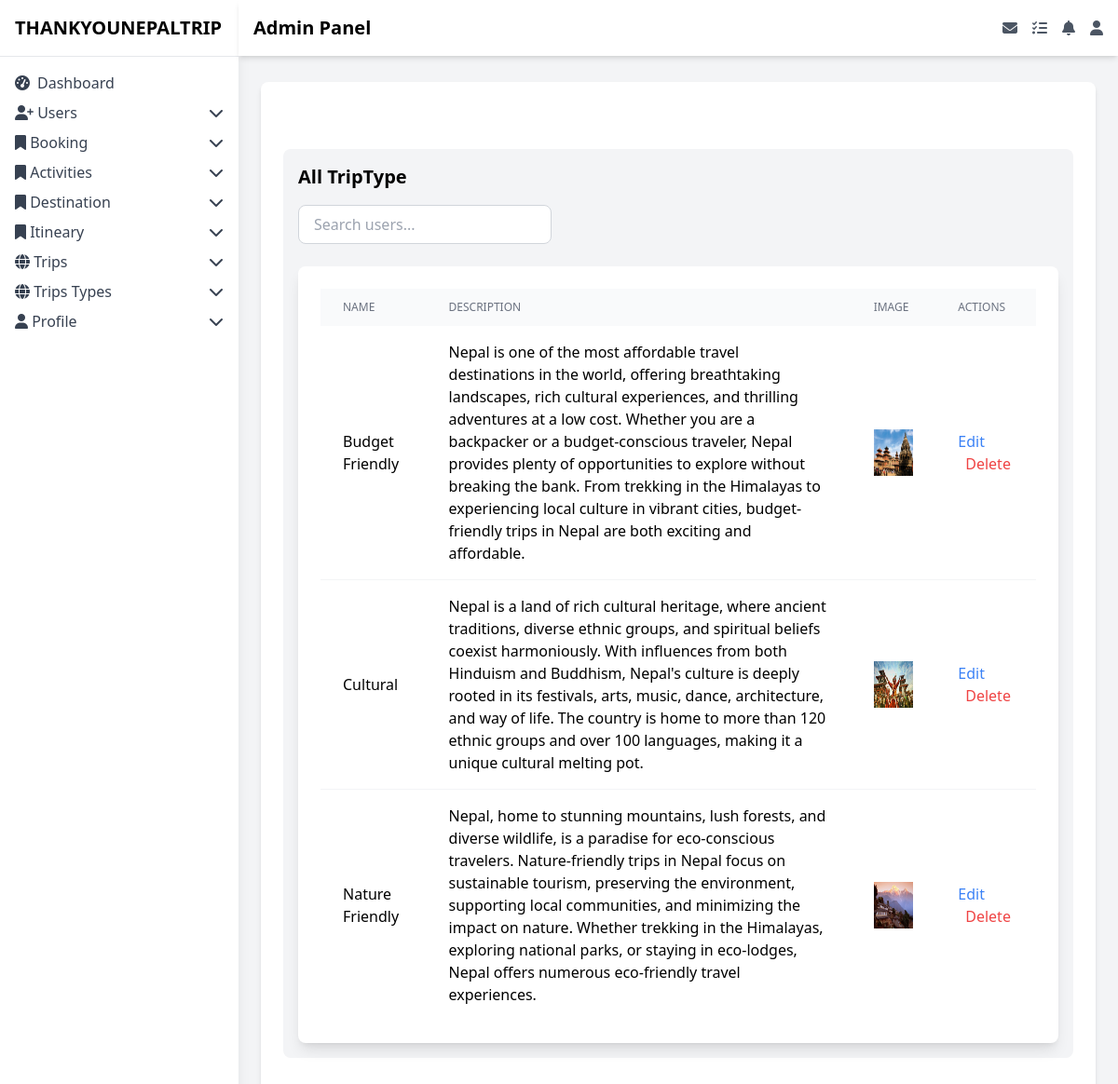
The app's page /admin/alltriptype.php with its own data.
### tables this page shows
CREATE TABLE `triptypes` (
  `triptype` varchar(20) NOT NULL,
  `description` text DEFAULT NULL,
  `main_image` varchar(255) DEFAULT NULL
);

### admin/alltriptype.php (the view, shortened to what this page needs)
<?php
require '../connection.php';
$stmt = $conn->prepare("SELECT * FROM triptypes");
$stmt->execute();
$result = $stmt->get_result();
?><!DOCTYPE html>
<html lang="en">
<head>
    <script src="https://cdn.tailwindcss.com"></script>
    <link href="https://cdnjs.cloudflare.com/ajax/libs/font-awesome/6.5.1/css/all.min.css" rel="stylesheet">
</head>
<body class="bg-gray-100 font-sans leading-normal tracking-normal">
    <div class="flex h-screen">
        <?php
        include("frontend/asidebar.php");
        ?>
        <div class="ml-64 p-6 w-[84%] mx-auto mt-16">
            <div class="bg-white shadow-md rounded-lg p-6">
                <h1 class="text-2xl font-bold mb-4"><br></h1>
                <div class="bg-gray-100 p-4 rounded-lg mb-6">
                    <h2 class="text-xl font-semibold mb-4">All TripType</h2>
                    <form>
                        <div class="mt-4 mb-6">
                            <input type="text" id="searchInput" placeholder="Search users..."
                                class="w-full md:w-1/3 px-4 py-2 border border-gray-300 rounded-lg focus:outline-none focus:ring-2 focus:ring-green-500">
                        </div>
                        <div class="bg-white p-6 rounded-lg shadow-lg overflow-x-auto">
                            <table class="min-w-full" id="userTable">
                                <thead>
                                    <tr class="bg-gray-50">
                                        <th class="px-6 py-3 text-left text-xs font-medium text-gray-500 uppercase">
                                            Name</th>
                                        <th class="px-6 py-3 text-left text-xs font-medium text-gray-500 uppercase">
                                            Description</th>
                                        <th class="px-6 py-3 text-left text-xs font-medium text-gray-500 uppercase">
                                            Image</th>
                                        <th class="px-6 py-3 text-left text-xs font-medium text-gray-500 uppercase">
                                            Actions</th>
                                    </tr>
                                </thead>
                                <tbody class="divide-y divide-gray-100">
                                    <?php
                                    if ($result->num_rows > 0) {
                                        while ($triptype = $result->fetch_assoc()) {
                                            ?>
                                            <tr>
                                                <td class="px-6 py-4"><?php echo $triptype["triptype"]; ?></td>
                                                <td class="px-6 py-4"><?php echo $triptype["description"]; ?></td>
                                                <td class="px-6 py-4"><img src="<?php echo "../" . $triptype["main_image"]; ?>"
                                                        alt="activity" style="height: 50px; width: 90px;"></td>
                                                <td class="px-6 py-4">
                                                    <button class="text-blue-500 hover:text-blue-700">Edit</button>
                                                    <button
                                                        class="text-red-500 hover:text-red-700 ml-2 delete-btn">Delete</button>
                                                </td>
                                            </tr>
                                        <?php }
                                    }
                                    ?>
                                </tbody>
                            </table>
                        </div>
                    </form>
                </div>
            </div>
        </div>
    </div>
</body>
</html>

### admin/frontend/asidebar.php (shortened to what this page needs)
<aside class="bg-white w-64 shadow-lg fixed h-full overflow-y-auto">
    <div class="p-4 border-b">
        <h1 class="text-xl font-bold">THANKYOUNEPALTRIP</h1>
    </div>
    <nav class="p-4">
        <ul>
            <li class="mb-2">
                <a class="flex items-center text-gray-700 hover:text-blue-500" href="dashboard">
                    <i class="fas fa-tachometer-alt mr-2"></i> Dashboard
                </a>
            </li>
            <li class="mb-2">
                <a class="flex items-center justify-between text-gray-700 hover:text-blue-500 dropdown-toggle" href="#">
                    <span><i class="fa-solid fa-user-plus"></i> Users</span>
                    <i class="fas fa-chevron-down"></i>
                </a>
            </li>
            <li class="mb-2">
                <a class="flex items-center justify-between text-gray-700 hover:text-blue-500 dropdown-toggle" href="#">
                    <span><i class="fa-solid fa-bookmark"></i> Booking</span>
                    <i class="fas fa-chevron-down"></i>
                </a>
            </li>
            <li class="mb-2">
                <a class="flex items-center justify-between text-gray-700 hover:text-blue-500 dropdown-toggle" href="#">
                    <span><i class="fa-solid fa-bookmark"></i> Activities</span>
                    <i class="fas fa-chevron-down"></i>
                </a>
            </li>
            <li class="mb-2">
                <a class="flex items-center justify-between text-gray-700 hover:text-blue-500 dropdown-toggle" href="#">
                    <span><i class="fa-solid fa-bookmark"></i> Destination</span>
                    <i class="fas fa-chevron-down"></i>
                </a>
            </li>
            <li class="mb-2">
                <a class="flex items-center justify-between text-gray-700 hover:text-blue-500 dropdown-toggle" href="#">
                    <span><i class="fa-solid fa-bookmark"></i> Itineary</span>
                    <i class="fas fa-chevron-down"></i>
                </a>
            </li>
            <li class="mb-2">
                <a class="flex items-center justify-between text-gray-700 hover:text-blue-500 dropdown-toggle" href="#">
                    <span><i class="fa-solid fa-globe"></i> Trips</span>
                    <i class="fas fa-chevron-down"></i>
                </a>
            </li>
            <li class="mb-2">
                <a class="flex items-center justify-between text-gray-700 hover:text-blue-500 dropdown-toggle" href="#">
                    <span><i class="fa-solid fa-globe"></i> Trips Types</span>
                    <i class="fas fa-chevron-down"></i>
                </a>
            </li>
            <li class="mb-2">
                <a class="flex items-center justify-between text-gray-700 hover:text-blue-500 dropdown-toggle" href="#">
                    <span><i class="fa-solid fa-user"></i> Profile</span>
                    <i class="fas fa-chevron-down"></i>
                </a>
            </li>
        </ul>
    </nav>
</aside>
<div class="fixed top-0 left-64 w-[calc(100%-16rem)] bg-white shadow-md p-4 flex justify-between items-center z-10">
    <h1 class="text-xl font-bold">Admin Panel</h1>
    <div class="flex space-x-4">
        <a href="message" class="text-gray-600 hover:text-blue-500" aria-label="Messages">
            <i class="fas fa-envelope"></i>
        </a>
        <a href="task" class="text-gray-600 hover:text-blue-500" aria-label="Tasks">
            <i class="fas fa-tasks"></i>
        </a>
        <a href="notification" class="text-gray-600 hover:text-blue-500" aria-label="Notifications">
            <i class="fas fa-bell"></i>
        </a>
        <a href="profileview" class="text-gray-600 hover:text-blue-500" aria-label="Profile">
            <i class="fas fa-user"></i>
        </a>
    </div>
</div>

### records on screen
triptypes: triptype "Budget Friendly", description "Nepal is one of the most affordable travel destinations in the world, offering breathtaking landscapes, rich cultural experiences, and thrilling adventures at a low cost. Whether you are a backpacker or a budget-conscious traveler, Nepal provides plenty of opportunities to explore without breaking the bank. From trekking in the Himalayas to experiencing local culture in vibrant cities, budget-friendly trips in Nepal are both exciting and affordable.", main_image (picture)
triptypes: triptype "Cultural", description "Nepal is a land of rich cultural heritage, where ancient traditions, diverse ethnic groups, and spiritual beliefs coexist harmoniously. With influences from both Hinduism and Buddhism, Nepal's culture is deeply rooted in its festivals, arts, music, dance, architecture, and way of life. The country is home to more than 120 ethnic groups and over 100 languages, making it a unique cultural melting pot.", main_image (picture)
triptypes: triptype "Nature Friendly", description "Nepal, home to stunning mountains, lush forests, and diverse wildlife, is a paradise for eco-conscious travelers. Nature-friendly trips in Nepal focus on sustainable tourism, preserving the environment, supporting local communities, and minimizing the impact on nature. Whether trekking in the Himalayas, exploring national parks, or staying in eco-lodges, Nepal offers numerous eco-friendly travel experiences.", main_image (picture)
